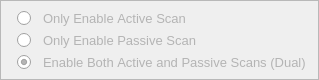
            <widget class="QFrame" name="frame_15">
             <property name="minimumSize">
              <size>
               <width>0</width>
               <height>0</height>
              </size>
             </property>
             <property name="maximumSize">
              <size>
               <width>16777215</width>
               <height>80</height>
              </size>
             </property>
             <property name="font">
              <font>
               <pointsize>10</pointsize>
               <italic>false</italic>
               <bold>false</bold>
              </font>
             </property>
             <property name="styleSheet">
              <string notr="true"/>
             </property>
             <property name="frameShape">
              <enum>QFrame::StyledPanel</enum>
             </property>
             <property name="frameShadow">
              <enum>QFrame::Raised</enum>
             </property>
             <layout class="QVBoxLayout" name="verticalLayout_13">
              <property name="spacing">
               <number>0</number>
              </property>
              <property name="leftMargin">
               <number>16</number>
              </property>
              <property name="topMargin">
               <number>6</number>
              </property>
              <property name="bottomMargin">
               <number>6</number>
              </property>
              <item>
               <widget class="QRadioButton" name="radio_primary">
                <property name="sizePolicy">
                 <sizepolicy hsizetype="Minimum" vsizetype="Preferred">
                  <horstretch>0</horstretch>
                  <verstretch>0</verstretch>
                 </sizepolicy>
                </property>
                <property name="font">
                 <font>
                  <pointsize>10</pointsize>
                  <italic>false</italic>
                  <bold>false</bold>
                  <stylestrategy>PreferAntialias</stylestrategy>
                  <kerning>false</kerning>
                 </font>
                </property>
                <property name="toolTip">
                 <string>Enable Active scans only, disabling Passive scans.</string>
                </property>
                <property name="styleSheet">
                 <string notr="true">QRadioButton{
border: none;
background: opacity 100%;
color: rgb(180, 180, 180);
spacing: 12px;
}

QRadioButton::indicator:unchecked{
image: url(:/tertiary_ui_elems/ui_elements/media/settings_radio_off.ico);
}

QRadioButton::indicator:checked{
image: url(:/tertiary_ui_elems/ui_elements/media/settings_radio_on.ico);
}

QRadioButton::indicator:unchecked:hover{
image: url(:/tertiary_ui_elems/ui_elements/media/settings_radio_hover.ico);
}


</string>
                </property>
                <property name="text">
                 <string>Only Enable Active Scan</string>
                </property>
                <property name="checked">
                 <bool>false</bool>
                </property>
                <property name="autoRepeat">
                 <bool>false</bool>
                </property>
               </widget>
              </item>
              <item>
               <widget class="QRadioButton" name="radio_secondary">
                <property name="sizePolicy">
                 <sizepolicy hsizetype="Minimum" vsizetype="Preferred">
                  <horstretch>0</horstretch>
                  <verstretch>0</verstretch>
                 </sizepolicy>
                </property>
                <property name="font">
                 <font>
                  <pointsize>10</pointsize>
                  <italic>false</italic>
                  <bold>false</bold>
                  <stylestrategy>PreferAntialias</stylestrategy>
                  <kerning>false</kerning>
                 </font>
                </property>
                <property name="toolTip">
                 <string>Enable Passive scans only, disabling Active scans.</string>
                </property>
                <property name="styleSheet">
                 <string notr="true">QRadioButton{
border: none;
background: opacity 100%;
color: rgb(180, 180, 180);
spacing: 12px;
}

QRadioButton::indicator:unchecked{
image: url(:/tertiary_ui_elems/ui_elements/media/settings_radio_off.ico);
}

QRadioButton::indicator:checked{
image: url(:/tertiary_ui_elems/ui_elements/media/settings_radio_on.ico);
}

QRadioButton::indicator:unchecked:hover{
image: url(:/tertiary_ui_elems/ui_elements/media/settings_radio_hover.ico);
}


</string>
                </property>
                <property name="text">
                 <string>Only Enable Passive Scan</string>
                </property>
               </widget>
              </item>
              <item>
               <widget class="QRadioButton" name="radio_both">
                <property name="sizePolicy">
                 <sizepolicy hsizetype="Minimum" vsizetype="Preferred">
                  <horstretch>0</horstretch>
                  <verstretch>0</verstretch>
                 </sizepolicy>
                </property>
                <property name="font">
                 <font>
                  <pointsize>10</pointsize>
                  <italic>false</italic>
                  <bold>false</bold>
                  <stylestrategy>PreferAntialias</stylestrategy>
                  <kerning>false</kerning>
                 </font>
                </property>
                <property name="toolTip">
                 <string>Enable both Active and Passive scans that can be used in different situations.</string>
                </property>
                <property name="styleSheet">
                 <string notr="true">QRadioButton{
border: none;
background: opacity 100%;
color: rgb(180, 180, 180);
spacing: 12px;
}

QRadioButton::indicator:unchecked{
image: url(:/tertiary_ui_elems/ui_elements/media/settings_radio_off.ico);
}

QRadioButton::indicator:checked{
image: url(:/tertiary_ui_elems/ui_elements/media/settings_radio_on.ico);
}

QRadioButton::indicator:unchecked:hover{
image: url(:/tertiary_ui_elems/ui_elements/media/settings_radio_hover.ico);
}


</string>
                </property>
                <property name="text">
                 <string>Enable Both Active and Passive Scans (Dual)</string>
                </property>
                <property name="checked">
                 <bool>true</bool>
                </property>
               </widget>
              </item>
             </layout>
            </widget>
